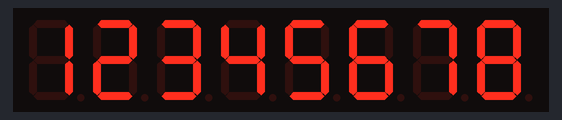
Bench run of a sketch on a simulated Arduino Uno, built with avr-gcc and run on an emulated ATmega328P. Shown: 8-digit seven-segment display.

Above: at 0.1 s.
At 0.6 s:
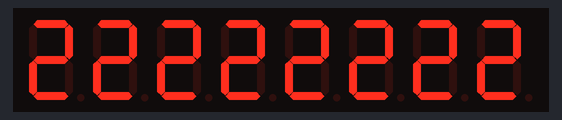
At 1.1 s:
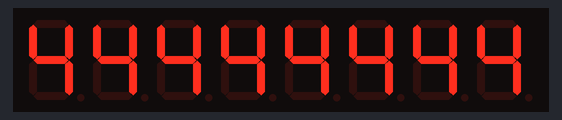
At 10.52 s:
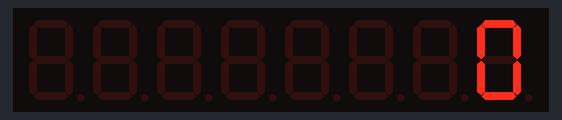
At 19.81 s:
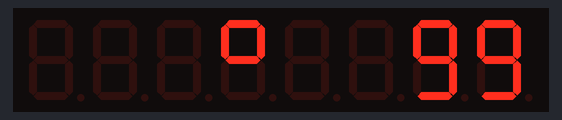
At 39.83 s:
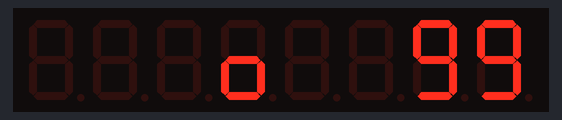

Measured:
- what the display in image 1 shows lasts 0.5 s, from 0.5 s to 1.0 s

The sketch:

Digit7SegmentDemo.ino
```cpp
/* Include DigitLedDisplay Library */
#include "DigitLedDisplay.h"

/* Arduino Pin to Display Pin
   7 to DIN,
   6 to CS,
   5 to CLK */
DigitLedDisplay ld = DigitLedDisplay(7, 5, 6);

void setup() {

  /* Set the brightness min:1, max:15 */
  ld.setBright(17);

  /* Set the digit count */
  ld.setDigitLimit(8);

}

void loop() {

  /* Prints data to the display */
  ld.printDigit(12345678);
  delay(500);
  ld.clear();

  ld.printDigit(22222222);
  delay(500);
  ld.clear();

  ld.printDigit(44444444);
  delay(500);
  ld.clear();

  for (int i = 0; i < 100; i++) {
    ld.printDigit(i);

    /* Start From Digit 4 */
    ld.printDigit(i, 4);
    delay(50);
  }

  for (int i = 0; i <= 10; i++) {
    /* Display off */
    ld.off();
    delay(150);

    /* Display on */
    ld.on();
    delay(150);
  }

  /* Clear all display value */
  ld.clear();
  delay(500);

  for (long i = 0; i < 100; i++) {
    ld.printDigit(i);
    delay(25);
  }

  for (int i = 0; i <= 20; i++) {
    /* Select Digit 5 and write B01100011 */
    ld.write(5, B01100011);
    delay(200);

    /* Select Digit 5 and write B00011101 */
    ld.write(5, B00011101);
    delay(200);
  }

  /* Clear all display value */
  ld.clear();
  delay(500);

}
```
